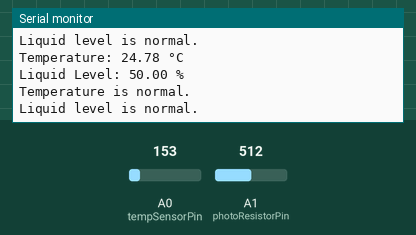
Bench run of a sketch on a simulated Arduino Uno, built with avr-gcc and run on an emulated ATmega328P. Parts: the last lines printed to the serial monitor. The inputs (shaded band) are chosen by the test bench; at power-on: A1 (photoResistorPin) = 512, A0 (tempSensorPin) = 153.

Above: at 2.8 s.
2.9 s: A1 (photoResistorPin) set to 812
At 4.9 s:
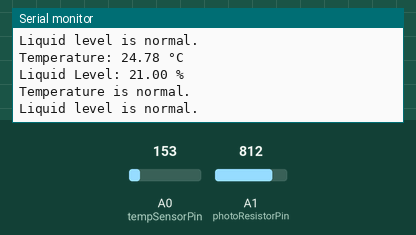
5.6 s: A1 (photoResistorPin) set to 838
At 7.6 s:
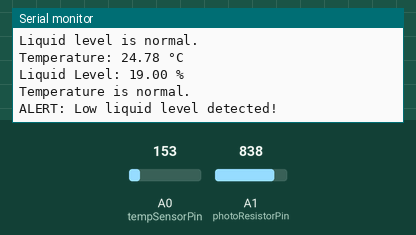
Timing chart, 0 to 9.1 s (numbered marks = the images above; inputs shaded):
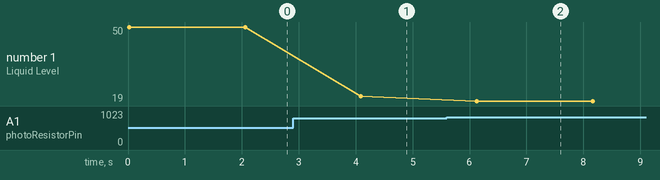

Measured:
- the behaviour switches between 828 and 829 on A1 (photoResistorPin) (found by bisection; images 1 and 2)
- after the input at 2.9 s, the serial monitor: prints a new line after 1.2 s (image 1)
- after the input at 5.6 s, the serial monitor: prints a new line after 0.52 s (image 2)
- plotted number 1: 50 → 21 after the input at 2.9 s, 21 → 19 after the input at 5.6 s

The sketch:

iot_client.ino
```cpp
// Піни для підключення
const int tempSensorPin = A0;       // Датчик температури підключений до A0
const int photoResistorPin = A1;    // Фоторезистор підключений до A1

// Критичні значення
const float criticalTemp = 100.0;         // Критична температура (>100°C)
const float criticalLiquidLevel = 20.0;   // Критичний рівень рідини (<20%)

void setup() {
  Serial.begin(9600);  // Запуск серійного монітора
}

void loop() {
  // Зчитування температури
  int tempValue = analogRead(tempSensorPin);
  float voltage = tempValue * (5.0 / 1023.0);
  float temperatureC = (voltage - 0.5) * 100.0;

  // Зчитування рівня рідини через фоторезистор
  int lightValue = analogRead(photoResistorPin);
  float liquidLevel = map(lightValue, 0, 1023, 100, 0);  // Перетворення в %

  // Виведення даних температури
  Serial.print("Temperature: ");
  Serial.print(temperatureC);
  Serial.println(" °C");

  // Виведення даних рівня рідини
  Serial.print("Liquid Level: ");
  Serial.print(liquidLevel);
  Serial.println(" %");

  // Перевірка критичних значень температури
  if (temperatureC > criticalTemp) {
    Serial.println("ALERT: High engine temperature detected!");  // Попередження про перегрів
  } else {
    Serial.println("Temperature is normal.");
  }

  // Перевірка критичних значень рівня рідини
  if (liquidLevel < criticalLiquidLevel) {
    Serial.println("ALERT: Low liquid level detected!");  // Попередження про низький рівень рідини
  } else {
    Serial.println("Liquid level is normal.");
  }

  delay(2000);  // Затримка 2 секунди
}
```
